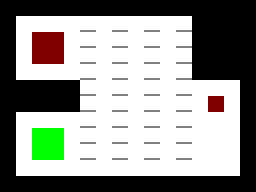

The image is a tile-based game level rendered from a .tmx file. Its description and complete source (layers, tilesets, objects, tile grids) follow:
An orthogonal 16x12 tile map with 16x16 px tiles, 3 tile layers (Layer1, Layer2, Layer3).

<map version="1.0" orientation="orthogonal" renderorder="right-down" width="16" height="12" tilewidth="16" tileheight="16" nextobjectid="1">
 <tileset firstgid="1" source="Tiles.tsx" />
 <layer name="Layer1" width="16" height="12">
  <data encoding="csv">
1,1,1,1,1,1,1,1,1,1,1,1,1,1,1,1,
1,5,5,5,5,5,5,5,5,5,5,5,1,1,1,1,
1,5,5,5,5,5,5,5,5,5,5,5,1,1,1,1,
1,5,5,5,5,5,5,5,5,5,5,5,1,1,1,1,
1,5,5,5,5,5,5,5,5,5,5,5,1,1,1,1,
1,1,1,1,1,5,5,5,5,5,5,5,5,5,5,1,
1,1,1,1,1,5,5,5,5,5,5,5,5,5,5,1,
1,5,5,5,5,5,5,5,5,5,5,5,5,5,5,1,
1,5,5,5,5,5,5,5,5,5,5,5,5,5,5,1,
1,5,5,5,5,5,5,5,5,5,5,5,5,5,5,1,
1,5,5,5,5,5,5,5,5,5,5,5,5,5,5,1,
1,1,1,1,1,1,1,1,1,1,1,1,1,1,1,1
</data>
 </layer>
 <layer name="Layer2" width="16" height="12">
  <data encoding="csv">
0,0,0,0,0,0,0,0,0,0,0,0,0,0,0,0,
0,0,0,0,0,0,0,0,0,0,0,0,0,0,0,0,
0,0,3,3,0,0,0,0,0,0,0,0,0,0,0,0,
0,0,3,3,0,0,0,0,0,0,0,0,0,0,0,0,
0,0,0,0,0,0,0,0,0,0,0,0,0,0,0,0,
0,0,0,0,0,0,0,0,0,0,0,0,0,0,0,0,
0,0,0,0,0,0,0,0,0,0,0,0,0,3,0,0,
0,0,0,0,0,0,0,0,0,0,0,0,0,0,0,0,
0,0,4,4,0,0,0,0,0,0,0,0,0,0,0,0,
0,0,4,4,0,0,0,0,0,0,0,0,0,0,0,0,
0,0,0,0,0,0,0,0,0,0,0,0,0,0,0,0,
0,0,0,0,0,0,0,0,0,0,0,0,0,0,0,0
</data>
 </layer>
 <layer name="Layer3" width="16" height="12">
  <data encoding="csv">
0,0,0,0,0,0,0,0,0,0,0,0,0,0,0,0,
0,0,0,0,0,11,0,11,0,11,0,11,0,0,0,0,
0,0,0,0,0,11,0,11,0,11,0,11,0,0,0,0,
0,0,0,0,0,11,0,11,0,11,0,11,0,0,0,0,
0,0,0,0,0,11,0,11,0,11,0,11,0,0,0,0,
0,0,0,0,0,11,0,11,0,11,0,11,0,0,0,0,
0,0,0,0,0,11,0,11,0,11,0,11,0,0,0,0,
0,0,0,0,0,11,0,11,0,11,0,11,0,0,0,0,
0,0,0,0,0,11,0,11,0,11,0,11,0,0,0,0,
0,0,0,0,0,11,0,11,0,11,0,11,0,0,0,0,
0,0,0,0,0,0,0,0,0,0,0,0,0,0,0,0,
0,0,0,0,0,0,0,0,0,0,0,0,0,0,0,0
</data>
 </layer>
</map>
